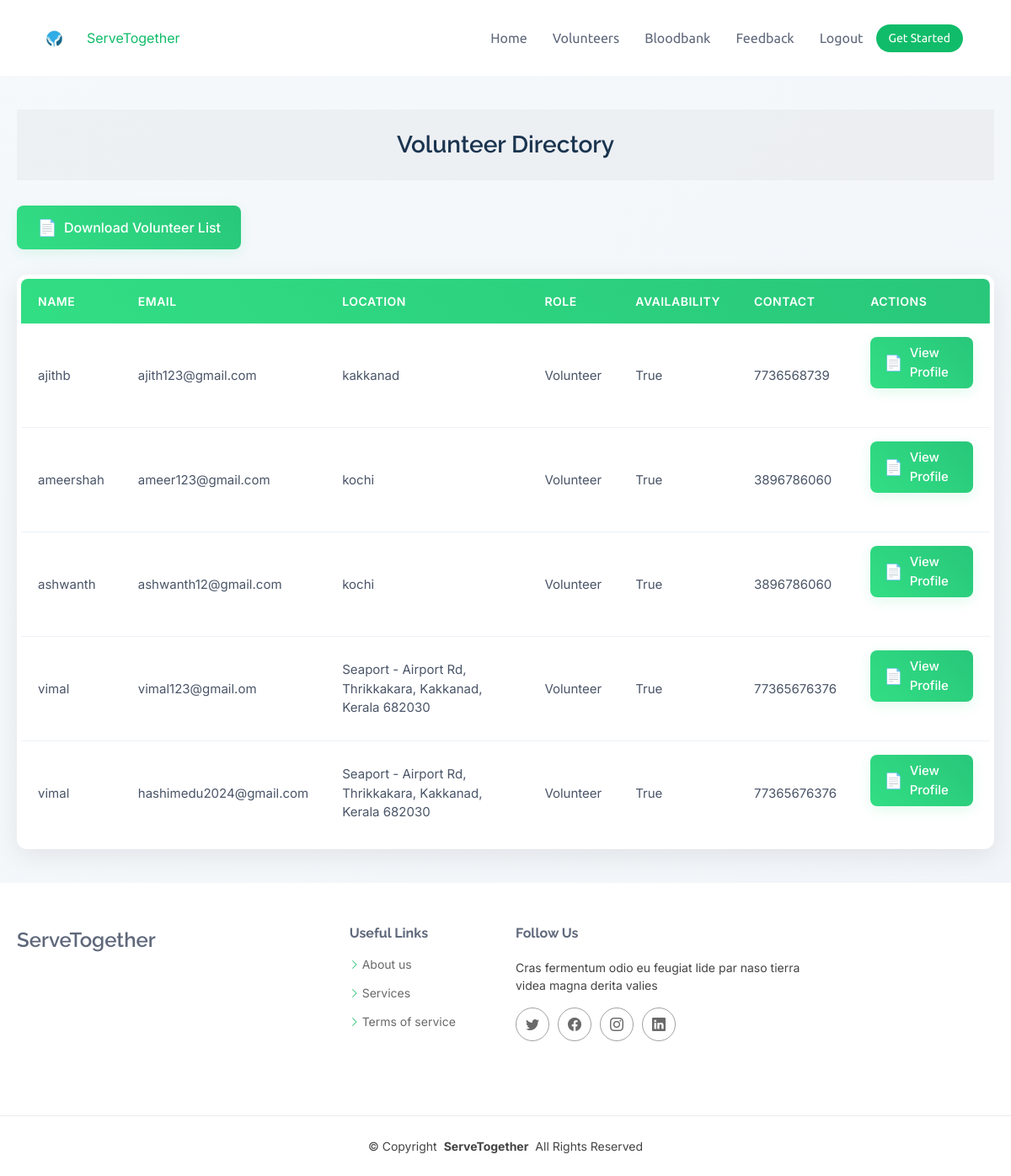
Screenshot of /api/volunteers/ (signed in) with the database file from the repository.
### core/models.py (models this page shows)
class Volunteer(models.Model):
    user = models.OneToOneField(User, on_delete=models.CASCADE, related_name='volunteer_profile',null=True)
    name = models.CharField(max_length=100, default="Enter your Name")
    skills = models.TextField()
    location = models.CharField(max_length=100, null=True)
    availability = models.BooleanField()
    role = models.ForeignKey(Role, on_delete=models.SET_NULL, null=True, blank=True)
    email = models.EmailField(max_length=200, null=True, unique=True)
    contact_details = models.CharField(max_length=100, null=True)
    profile_picture = models.ImageField(upload_to='static/images/', null=True, blank=True)
    certified = models.BooleanField(default=False)  # Indicates whether the volunteer is certified
    certificate = models.FileField(upload_to='certificates/', blank=True, null=True)

class Role(models.Model):
    name = models.CharField(max_length=50, unique=True)
    description = models.TextField()
    def __str__(self):
        return self.name

### core/views.py (the view)
# urls.py: path('api/volunteers/', views.view_volunteers, name='volunteer_list'),
@login_required
def view_volunteers(request):
    volunteers = Volunteer.objects.all().order_by('name')
    return render(request, 'view_volunteers.html', {'volunteers': volunteers})

### core/templates/view_volunteers.html (shortened to what this page needs)
{% extends 'base.html' %}
{% block content %}
<div class="container">
    <h1 class="page-title">Volunteer Directory</h1>
    <a href="{% url 'volunteer_pdf' %}" class="btn-download">
        Download Volunteer List
    </a>
    <div class="table-container">
     <table class="volunteer-table">
    <thead>
        <tr>
            <th>Name</th>
            <th>Email</th>
            <th>Location</th>
            <th>Role</th>
            <th>Availability</th>
            <th>Contact</th>
            <th>Actions</th>
        </tr>
    </thead>
    <tbody>
        {% for volunteer in volunteers %}
        <tr>
            <td>{{ volunteer.name }}</td>
            <td>{{ volunteer.email }}</td>
            <td>{{ volunteer.location }}</td>
            <td>{{ volunteer.role }}</td>
            <td>{{ volunteer.availability }}</td>
            <td>{{ volunteer.contact_details }}</td>
            <td>
                <a href="{% url 'view_volunteer_profile' volunteer.id %}" class="btn-download" style="padding: 8px 16px;">
                    View Profile
                </a>
            </td>
        </tr>
        {% endfor %}
    </tbody>
</table>
    </div>
</div>
{% endblock %}

### static/assets/css/main.css (style rules this page uses)
:root { --default-font: "Roboto", system-ui, -apple-system, "Segoe UI", Roboto, "Helvetica Neue", Arial, "Noto Sans", "Liberation Sans", sans-serif, "Apple Color Emoji", "Segoe UI Emoji", "Segoe UI Symbol", "Noto Color Emoji"; --heading-font: "Raleway", sans-serif; --nav-font: "Ubuntu", sans-serif; }
:root { --background-color: #ffffff; --default-color: #444444; --heading-color: #5f687b; --accent-color: #10bc69; --surface-color: #ffffff; --contrast-color: #ffffff; }
:root { --nav-color: #5f687b; --nav-hover-color: #10bc69; --nav-mobile-background-color: #ffffff; --nav-dropdown-background-color: #ffffff; --nav-dropdown-color: #5f687b; --nav-dropdown-hover-color: #10bc69; }
:root { scroll-behavior: smooth; }
body { color: var(--default-color); background-color: var(--background-color); font-family: var(--default-font); }
a { color: var(--accent-color); text-decoration: none; transition: 0.3s; }
h1, h2, h3, h4, h5, h6 { color: var(--heading-color); font-family: var(--heading-font); }
.page-title { --background-color: color-mix(in srgb, var(--default-color), transparent 96%); color: var(--default-color); background-color: var(--background-color); padding: 25px 0; position: relative; }

### core/templates/view_volunteers.html (style rules this page uses)
body { font-family: 'Inter', -apple-system, BlinkMacSystemFont, sans-serif; background: linear-gradient(135deg, #f6f9fc 0%, #f1f4f8 100%); margin: 0; padding: 0; min-height: 100vh; }
.container { max-width: 1200px; margin: 0 auto; padding: 40px 20px; }
.page-title { color: #1a344f; font-size: 28px; font-weight: 600; margin-bottom: 30px; text-align: center; }
.btn-download { display: inline-flex; align-items: center; justify-content: center; padding: 12px 24px; background: linear-gradient(45deg, #32de84, #28c77a); color: white; text-decoration: none; font-weight: 500; border-radius: 8px; box-shadow: 0 4px 15px rgba(50, 222, 132, 0.15); transition: all 0.3s ease; margin-bottom: 30px; }
.btn-download:before { content: '📄'; margin-right: 8px; font-size: 1.2em; }
.table-container { overflow-x: auto; border-radius: 12px; box-shadow: 0 8px 30px rgba(0, 0, 0, 0.08); background: white; padding: 5px; }
table { width: 100%; border-collapse: separate; border-spacing: 0; background-color: #fff; }
thead { background: linear-gradient(45deg, #32de84, #28c77a); }
th { color: white; font-weight: 600; text-transform: uppercase; font-size: 14px; letter-spacing: 0.5px; padding: 16px 20px; border-bottom: none; position: relative; }
th:first-child { border-top-left-radius: 8px; }
th:last-child { border-top-right-radius: 8px; }
td { padding: 16px 20px; color: #4a5568; font-size: 15px; border-bottom: 1px solid #edf2f7; transition: all 0.2s ease; }
tbody tr { transition: all 0.2s ease; }
tbody tr:last-child td { border-bottom: none; }
.table-container { position: relative; }
.table-container::after { content: ''; position: absolute; top: 0; left: 0; width: 100%; height: 2px; background: linear-gradient(90deg, #32de84, #28c77a); animation: loading 1.5s ease-in-out infinite; opacity: 0; }

### rows the page displays
Volunteer: name "ajithb", email "ajith123@gmail.com", location "kakkanad", role "Volunteer", availability "True", contact_details "7736568739"
Volunteer: name "ameershah", email "ameer123@gmail.com", location "kochi", role "Volunteer", availability "True", contact_details "3896786060"
Volunteer: name "ashwanth", email "ashwanth12@gmail.com", location "kochi", role "Volunteer", availability "True", contact_details "3896786060"
Volunteer: name "vimal", email "vimal123@gmail.om", location "Seaport - Airport Rd, Thrikkakara, Kakkanad, Kerala 682030", role "Volunteer", availability "True", contact_details "77365676376"
Volunteer: name "vimal", email "hashimedu2024@gmail.com", location "Seaport - Airport Rd, Thrikkakara, Kakkanad, Kerala 682030", role "Volunteer", availability "True", contact_details "77365676376"
